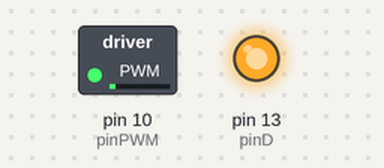
Simulated run of this sketch. Board: Arduino Uno, built with avr-gcc and run on an emulated ATmega328P. Shown: switched loads named in the sketch (green lamp = pin HIGH), output pins drawn as LEDs (lit = HIGH). Dashed ring = blinking.

Above: at 0.05 s.
Timing chart, 0 to 3.0 s (numbered marks = the images above):
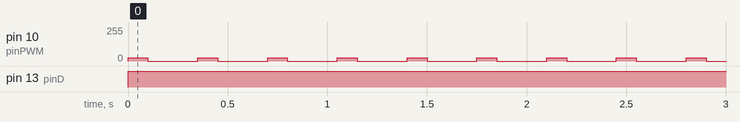

The sketch:

DC_Motor.ino
```cpp
/*DC driver code
-PWM controls the speed/torque of the motor
-25 appears to be the "optimal" value, BUT may need to be adjusted
due to extra weight added

IMPORTANT: TESTED WITH AN ARDUINO UNO, PIN ASSIGNMENTS MAY VARY DEPENDING
ON BOARD
*/

//pin assignments
int pinD= 13;  //direction
int pinPWM= 10;//PWM pin

void setup(){
   pinMode(pinD, OUTPUT);
   pinMode(pinPWM, OUTPUT);
}

void loop(){
   digitalWrite(pinD, HIGH);
   /*for (int PWM= 0; PWM<=255; PWM+=5){
     analogWrite(pinPWM, PWM);
     delay(500);
   }*/

   analogWrite(pinPWM, 25);
   delay(100);   //short, brief burst
   analogWrite(pinPWM, 0);
   delay(250);
}
```

Measured:
- by itself, pin 10 (pinPWM): alternates 25/255 for 0.10 s and 0/255 for 0.25 s
- by itself, pin 13 (pinD): LOW → HIGH at 0.00 s
